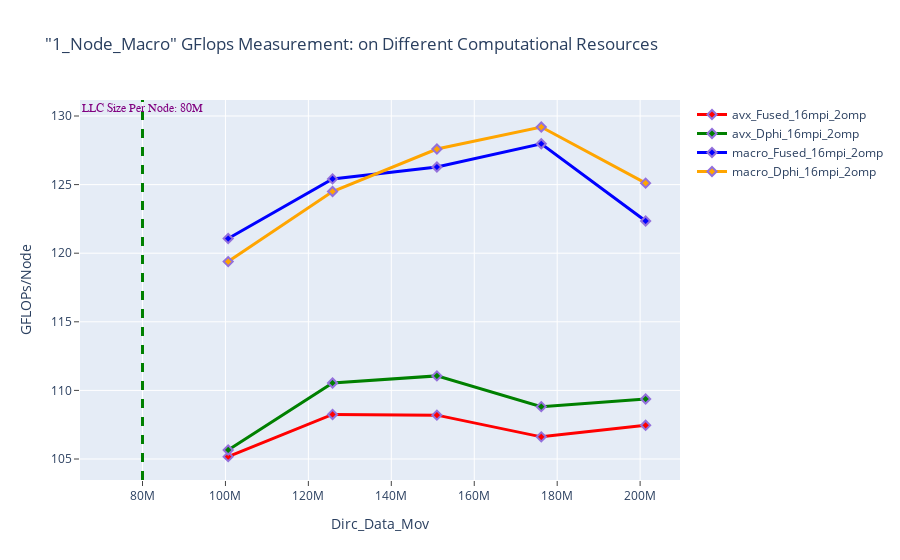

Notebook cell for this chart:
### Markdown cell above
## Node-1 Case 4: avx vs macro 16 mpi 2 omp

### Code cell
fig = go.Figure()


fig.add_trace(go.Scatter(x=(dfn1avx_16mpi_2omp.Dirc_Data_Mov*(dfn1avx_16mpi_2omp.MPI_size)), 
                         y=(dfn1avx_16mpi_2omp.Fused_GFLOPS*(dfn1avx_16mpi_2omp.MPI_size)), 
                         mode='lines+markers', 
                         name='avx_Fused_16mpi_2omp',
                         line=dict(color='red',width=3),
                         marker=dict(symbol='diamond',size=7,line=dict(color='MediumPurple',width=2))))
fig.add_trace(go.Scatter(x=(dfn1avx_16mpi_2omp.Dirc_Data_Mov*(dfn1avx_16mpi_2omp.MPI_size)), 
                         y=(dfn1avx_16mpi_2omp.Dphi_GFLOPS*(dfn1avx_16mpi_2omp.MPI_size)), 
                         mode='lines+markers', 
                         name='avx_Dphi_16mpi_2omp',
                         line=dict(color='green',width=3),
                         marker=dict(symbol='diamond',size=7,line=dict(color='MediumPurple',width=2))))


fig.add_trace(go.Scatter(x=(dfn1macro_16mpi_2omp.Dirc_Data_Mov*(dfn1macro_16mpi_2omp.MPI_size)), 
                         y=(dfn1macro_16mpi_2omp.Fused_GFLOPS*(dfn1macro_16mpi_2omp.MPI_size)), 
                         mode='lines+markers', 
                         name='macro_Fused_16mpi_2omp',
                         line=dict(color='blue',width=3),
                         marker=dict(symbol='diamond',size=7,line=dict(color='MediumPurple',width=2))))
fig.add_trace(go.Scatter(x=(dfn1macro_16mpi_2omp.Dirc_Data_Mov*(dfn1macro_16mpi_2omp.MPI_size)), 
                         y=(dfn1macro_16mpi_2omp.Dphi_GFLOPS*(dfn1macro_16mpi_2omp.MPI_size)), 
                         mode='lines+markers', 
                         name='macro_Dphi_16mpi_2omp',
                         line=dict(color='orange',width=3),
                         marker=dict(symbol='diamond',size=7,line=dict(color='MediumPurple',width=2))))


# Adding a vertical line
fig.add_vline(x=80e6, line_width=3, line_dash="dash", line_color="green")
# fig.add_hline(y=140, line_width=3, line_dash="dash", line_color="red")

# Add annotation
fig.add_annotation(
    x='80e6'
    , y=130
    , text=f'LLC Size Per Node: 80M'
    , yanchor='bottom'
    , showarrow=False
    , arrowhead=1
    , arrowsize=1
    , arrowwidth=2
    , arrowcolor="#636363"
    , ax=-20
    , ay=-30
    , font=dict(size=12, color="purple", family="Sans Serif")
    , align="left"
    ,)

fig.update_layout(title='"1_Node_Macro" GFlops Measurement: on Different Computational Resources',
                  xaxis_title='Dirc_Data_Mov', yaxis_title='GFLOPs/Node', 
                  xaxis=dict(ticks="outside"),  
                  yaxis=dict(ticks="outside"))

### Figure 1 — Plotly figure (JSON) as saved in the notebook; plotly's stock layout.template omitted (floating-point values rounded to 4 significant figures)
{"data": [{"line": {"color": "red", "width": 3}, "marker": {"line": {"color": "MediumPurple", "width": 2}, "size": 7, "symbol": "diamond"}, "mode": "lines+markers", "name": "avx_Fused_16mpi_2omp", "type": "scatter", "x": [100663296, 125829120, 150994944, 176160768, 201326592], "y": [105.2, 108.2, 108.2, 106.6, 107.5]}, {"line": {"color": "green", "width": 3}, "marker": {"line": {"color": "MediumPurple", "width": 2}, "size": 7, "symbol": "diamond"}, "mode": "lines+markers", "name": "avx_Dphi_16mpi_2omp", "type": "scatter", "x": [100663296, 125829120, 150994944, 176160768, 201326592], "y": [105.7, 110.5, 111.1, 108.8, 109.4]}, {"line": {"color": "blue", "width": 3}, "marker": {"line": {"color": "MediumPurple", "width": 2}, "size": 7, "symbol": "diamond"}, "mode": "lines+markers", "name": "macro_Fused_16mpi_2omp", "type": "scatter", "x": [100663296, 125829120, 150994944, 176160768, 201326592], "y": [121.1, 125.4, 126.3, 128.0, 122.4]}, {"line": {"color": "orange", "width": 3}, "marker": {"line": {"color": "MediumPurple", "width": 2}, "size": 7, "symbol": "diamond"}, "mode": "lines+markers", "name": "macro_Dphi_16mpi_2omp", "type": "scatter", "x": [100663296, 125829120, 150994944, 176160768, 201326592], "y": [119.4, 124.5, 127.6, 129.2, 125.1]}], "layout": {"annotations": [{"align": "left", "arrowcolor": "#636363", "arrowhead": 1, "arrowsize": 1, "arrowwidth": 2, "ax": -20, "ay": -30, "font": {"color": "purple", "family": "Sans Serif", "size": 12}, "showarrow": false, "text": "LLC Size Per Node: 80M", "x": "80e6", "y": 130, "yanchor": "bottom"}], "shapes": [{"line": {"color": "green", "dash": "dash", "width": 3}, "type": "line", "x0": 80000000, "x1": 80000000, "xref": "x", "y0": 0, "y1": 1, "yref": "y domain"}], "title": {"text": "\"1_Node_Macro\" GFlops Measurement: on Different Computational Resources"}, "xaxis": {"ticks": "outside", "title": {"text": "Dirc_Data_Mov"}}, "yaxis": {"ticks": "outside", "title": {"text": "GFLOPs/Node"}}}}
